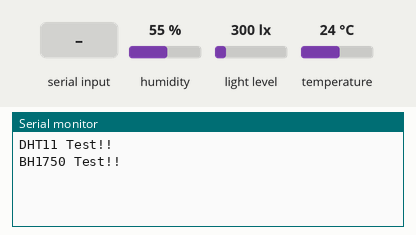
Recording of a program running on a simulated ESP32. On the bench: the last lines printed to the serial monitor. Inputs (shaded band) come from the test bench; at power-on: humidity 55 %, light level 300 lx, temperature 24 °C.

Above: at 2.8 s.
2.9 s: "1n" received over the second serial link
At 4.1 s:
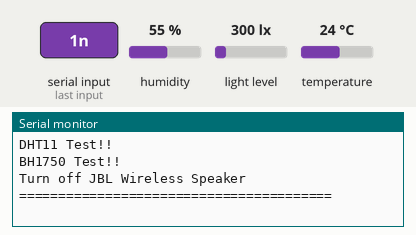
4.5 s: humidity set to 22 %
At 10.8 s:
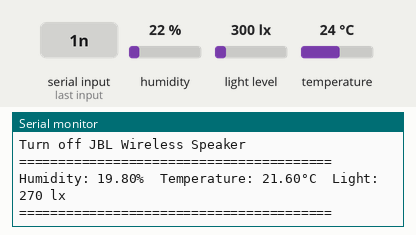

The program:

main.cpp
```cpp
// #include <Arduino.h>
#include <ArduinoJson.h>
#include "config.h"

enum DeviceType {
    LED,
    TV,
    AC,   //* air conditioner
    SP    //* speaker
};
// put function declarations here:
void sendData(float temperature, float humidity, int light);
void receiveData();
void controlDevices(DeviceType type, int status);
float getAverageTemperature();
float getAverageHumidity();
int getAverageLight();

void setup() {
  // put your setup code here, to run once:
  Serial.begin(9600);   //* Initialize serial communication
  SerialPort.begin(9600, SERIAL_8N1, 16, 17); //* Initialize serial port communication
  Wire.begin();
  Serial.println(F("DHT11 Test!!"));
  dht.begin();
  Serial.println(F("BH1750 Test!!"));
  lightMeter.begin();
}

void loop() {
  // put your main code here, to run repeatedly:

  //* Wait a few seconds between measurements.
  receiveData();

  delay(1000);
  timer++;

  if (timer == 10) {
    float humidity = getAverageHumidity();
    float temperature = getAverageTemperature();
    int light = getAverageLight();

    // Check if any reads failed and exit early (to try again).
    if (isnan(humidity) || isnan(temperature)) {
      Serial.println(F("Failed to read from DHT sensor!"));
      return;
    }

    // !1:T:30##!2:H:47##
    Serial.print(F("Humidity: "));
    Serial.print(myHome.getHumidity());
    Serial.print(F("%  Temperature: "));
    Serial.print(myHome.getTemperature());
    Serial.print(F("°C  "));
    Serial.print("Light: ");
    Serial.print(myHome.getLight());
    Serial.println(" lx");

    sendData(myHome.getTemperature(), myHome.getHumidity(), myHome.getLight());

    timer = 0;
  }

}

// put function definitions here:
void sendData(float temperature,float humidity, int light) {
  String datasent = "!1:T:" + String (temperature) + "#" + "!2:H:"+ String (humidity) + "#" + "!3:L:" + String(light) + "#";
  SerialPort.println(datasent);
  // Serial.println(datasent);
  Serial.println("========================================");
}

void receiveData() {
  JsonDocument doc;
  if (SerialPort.available() > 0) {
    String incomingData = SerialPort.readStringUntil('n');

    DeserializationError error = deserializeJson(doc, incomingData);

    if (error) {
      Serial.print(F("deserializeJson() failed: "));
      Serial.println(error.f_str());
      return;
    }

    String device = doc["device"];
    int status = doc["status"];

    if (device == "led") {
      controlDevices(LED, status);
    } else if (device == "tv") {
      controlDevices(TV, status);
    } else if (device == "ac") {
      controlDevices(AC, status);
    } else {
      controlDevices(SP, status);
    }
  }
}

float getAverageTemperature() {
  float temp = 0.0;
  float avgTemp = 0.0;

  for (int i = 0; i < 9; i++) {
    temp += dht.readTemperature();
  }

  avgTemp = temp/10;
  myHome.setTemperature(avgTemp);
  return avgTemp;
}

float getAverageHumidity() {
  float humid = 0.0;
  float avgHumid = 0.0;

  for (int i = 0; i < 9; i++) {
    humid += dht.readHumidity();
  }

  avgHumid = humid/10;
  myHome.setHumidity(avgHumid);
  return avgHumid;
}

int getAverageLight() {
  float light = 0.0;
  int avgLight = 0;

  for (int i = 0; i < 9; i++) {
    light += lightMeter.readLightLevel();
  }

  avgLight = static_cast<int>(light/10);
  myHome.setLight(avgLight);
  return avgLight;
}

void controlDevices(DeviceType type, int status) {
  switch (type)
  {
    case LED:
      myHome.controlLed(status);
      break;
    case TV:
      myHome.controlTv(status);
      break;
    case AC:
      myHome.controlAirConditioner(status);
      break;
    case SP:
      myHome.controlSpeaker(status);
    default:
      break;
  }
}
```

home.h
```cpp
#ifndef HOME_H
#define HOME_H

#include <Arduino.h>

using namespace std;

class Home {
public:
    class Device;
private:
    float temperature;
    float humidity;
    int light;
    Device* led;
    Device* tv;
    Device* air_conditioner;
    Device* speaker;
public:
    Home() : temperature(0.0), humidity(0.0), light(0), led(nullptr), tv(nullptr), air_conditioner(nullptr), speaker(nullptr) {}
    Home(String led, String tv, String air_conditioner, String speaker, float temperature = 0.0, float humidity = 0.0, int light = 0) {
        this->temperature = temperature;
        this->humidity = humidity;
        this->light = light;
        this->led = new Device(led);
        this->tv = new Device(tv);
        this->air_conditioner = new Device(air_conditioner);
        this->speaker = new Device(speaker);
    }
    ~Home() {
        this->temperature = 0.0;
        this->humidity = 0.0;
        this->light = 0;
        delete this->led;
        delete this->tv;
        delete this->air_conditioner;
        delete this->speaker;
    }

    float getTemperature() {
        return this->temperature;
    }

    float getHumidity() {
        return this->humidity;
    }

    int getLight() {
        return this->light;
    }

    void setTemperature(float temperature) {
        this->temperature = temperature;
    }

    void setHumidity(float humidity) {
        this->humidity = humidity;
    }

    void setLight(int light) {
        this->light = light;
    }

    void controlLed(int status) {
        if (led && status) led->turnOnDevice();
        else if (led && !status) led->turnOffDevice();
    }
    void controlTv(int status) {
        if (tv && status) tv->turnOnDevice();
        else if (tv && !status) tv->turnOffDevice();
    }
    void controlAirConditioner(int status) {
        if (air_conditioner && status) air_conditioner->turnOnDevice();
        else if (air_conditioner && !status) air_conditioner->turnOffDevice();
    }

    void controlSpeaker(int status) {
        if (speaker && status) speaker->turnOnDevice();
        else if (speaker && !status) speaker->turnOffDevice();
    }

    class Device {
    private:
        String name;
        int status;
        friend class Home;
    public:
        Device() : name(""), status(0) {}
        Device(String name, int status = 0) {
            this->name = name;
            this->status = status;
        }
        ~Device() {}

        void turnOnDevice() {
            this->status = 1;
            Serial.println("Turn on " + this->name);
            Serial.println("========================================");
        }

        void turnOffDevice() {
            this->status = 0;
            Serial.println("Turn off " + this->name);
            Serial.println("========================================");
        }
    };
};


#endif
```

config.h
```cpp
#ifndef CONFIG_H
#define CONFIG_H

#include <Arduino.h>
#include <DHT.h>
#include <BH1750.h>
#include <Wire.h>
#include <LiquidCrystal_I2C.h>
#include <ArduinoJson.h>
#include "home.h"

//DHT define
#define DHTPIN  26
#define DHTTYPE DHT11

//LCD
#define COLUMNS           16
#define ROWS              2
#define LCD_SPACE_SYMBOL  0x27
#define SDA               21
#define SCL               22

//UART
#define RXD2 16
#define TXD2 17

#define SMART_LED "Smart LED bulb 3W"
#define SMART_TV  "LG Ultrasonic TV"
#define AIR_CONDITIONER "SamSung Inverter 1HP"
#define SPEAKER "JBL Wireless Speaker"

const uint8_t heart[8]   PROGMEM = {0x00, 0x0A, 0x1F, 0x1F, 0x0E, 0x04, 0x00, 0x00};

int timer = 0;
String led = "LED bulb 3W MPE";
String tv = "LG Ultrasonic TV";
String air_conditioner = "SamSung Inverter 1HP";
Home myHome(SMART_LED, SMART_TV, AIR_CONDITIONER, SPEAKER);
HardwareSerial SerialPort(2);
DHT dht(DHTPIN, DHTTYPE);
BH1750 lightMeter;

#endif
```

Measured:
- after the input at 2.9 s, the serial monitor: prints a new line after 0.10 s (image 1)
- after the input at 4.5 s, the serial monitor: prints a new line after 5.5 s (image 2)
